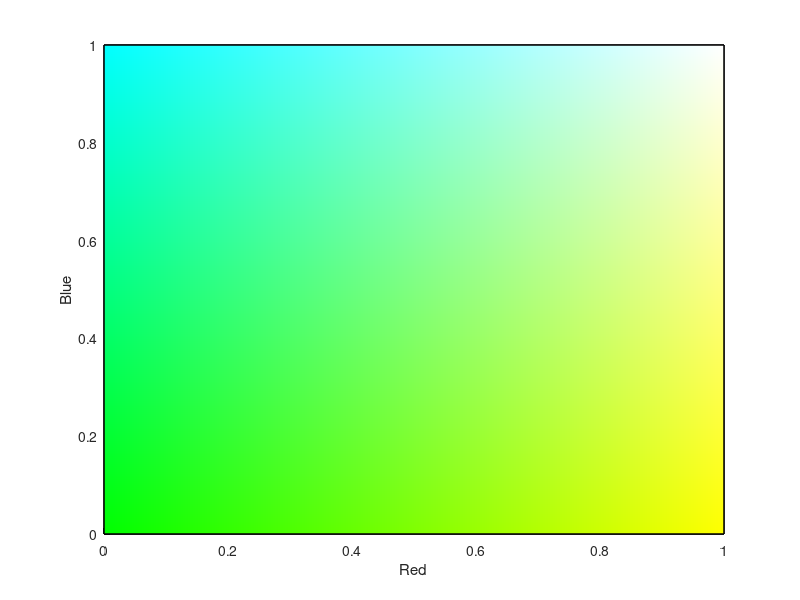

Here is the MATLAB script that generated this plot:
%% jsyoo
% define vertices 좌표 8개 
vm=[0 0 0;
    1 0 0;
    1 1 0;
    0 1 0;
    0 0 1;
    1 0 1;
    1 1 1;
    0 1 1];  

% make faces 면
fm=[1 2 6 5; 2 3 7 6; 3 4 8 7; 4 1 5 8; 1 2 3 4; 5 6 7 8];

% 각 꼭짓점 마다 컬러값 지정
cdata=[0 0 0; % black
    1 0 0; % red
    1 0 1; % magenta
    0 0 1; % blue
    0 1 0; % green
    1 1 0; % yellow
    1 1 1; % white
    0 1 1; % cyan
    ];
    
figure
% patch - 꼭짓점을 넣으면 채워진 다각형을 만들어줌. 3D Rendering할 때 많이 사용
patch('Vertices',vm,'Faces',fm,'FaceVertexCdata',cdata,'FaceColor','interp');
xlabel('Red'); ylabel('Blue'); zlabel('Green');
